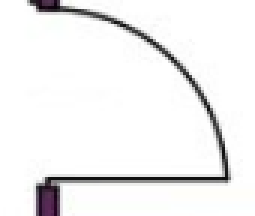
#> input picture backend/door_template.png, 85 x 72 px (shown 3 times larger)
$ python -i feature_extraction.py   (imports and definitions only)
#> lines starting #> are read from the running program, lines starting #| are printed output that depends on the picture; after the words box and inside, x2 and y2 are one past the last pixel; in counts of white or black regions, pixels touching at a corner belong together
import cv2
import numpy as np
from shapely.geometry import Polygon, MultiPolygon
from pathlib import Path

def extract_polygons_from_image(image_path: str, min_area: float = 150.0) -> list:
    """
    Extracts wall polygons from a blueprint image using OpenCV and Shapely.
    Returns a list of valid Shapely Polygon objects.
    """
#> called with image_path = 'door_template.png', min_area = 150
    print(f"[INFO] feature_extraction: Loading image: {image_path}")

    p = Path(image_path)
    output_dir = p.parent
    filename_stem = p.stem

    try:
        image = cv2.imread(image_path)
#> image is the input picture: shape (72, 85, 3); mean B, G, R 240.8, 240.5, 240.9
        if image is None:
            print(f"[ERROR] feature_extraction: Could not read image at path: {image_path}")
            return []

        h_img, w_img = image.shape[:2]
#> h_img = 72; w_img = 85
        gray = cv2.cvtColor(image, cv2.COLOR_BGR2GRAY)

        # --- START FIX ---
        # 1. Use Adaptive Thresholding instead of a fixed value.
        # This is MUCH more robust for blueprints.
        # It calculates the threshold for small regions of the image.
        thresh = cv2.adaptiveThreshold(
            gray,
            255, # Max value
            cv2.ADAPTIVE_THRESH_GAUSSIAN_C, # Method
            cv2.THRESH_BINARY_INV, # Invert (black lines become white)
            11, # Block size (must be odd)
            2  # A constant subtracted from the mean
        )
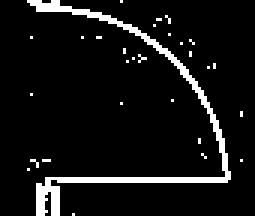
#> thresh: shape (72, 85) (shown 3 times larger); 7.4% white in thin lines or dots, all inside (x1, y1, x2, y2) = (9, 0, 81, 72)

        # 2. (REMOVED) Do NOT use MORPH_CLOSE.
        # It fills in your door and window gaps, which is the
        # main cause of the "solid box" problem.
        # We can use MORPH_OPEN to remove small noise *without* closing gaps.
        open_kernel_size = 3
        open_kernel = np.ones((open_kernel_size, open_kernel_size), np.uint8)
        cleaned_image = cv2.morphologyEx(thresh, cv2.MORPH_OPEN, open_kernel, iterations=1)
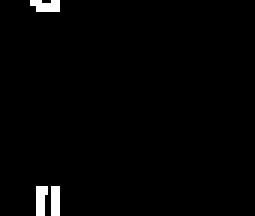
#> cleaned_image: shape (72, 85) (shown 3 times larger); 1.6% white; 3 white regions
        # --- END FIX ---

        # --- DEBUG SAVING ---
        debug_path_cleaned = str(output_dir / f"{filename_stem}_cleaned.png")
        try:
            cv2.imwrite(debug_path_cleaned, cleaned_image)
            print(f"[DEBUG] Saved cleaned image to: {debug_path_cleaned}")
        except Exception as write_e:
            print(f"[WARN] Could not write debug image: {write_e}")
        # --- END DEBUG SAVING ---

        # 3. Find Contours
        # --- FIX: Use RETR_CCOMP to get parent/child contours ---
        # This helps find the "inside" and "outside" of hollow walls.
        contours, hierarchy = cv2.findContours(
            cleaned_image, cv2.RETR_CCOMP, cv2.CHAIN_APPROX_SIMPLE
        )
#> contours = 3 contours, 1 with area under 20; largest, box (x1, y1, x2, y2) and area: (12, 62, 16, 72) 20, (10, 0, 20, 4) 20
        print(f"[INFO] feature_extraction: Found {len(contours)} initial contours.")
#| [INFO] feature_extraction: Found 3 initial contours.

        # --- NOTE: For RETR_CCOMP, you might need to process the 'hierarchy' ---
        # For now, we will still process all contours as polygons.
        # A more advanced solution would use the hierarchy to build
        # polygons with holes (e.g., for hollow walls).

        wall_polygons = [] # This will store Shapely Polygons
        for contour in contours:
            # 4. Filter small contours
            if cv2.contourArea(contour) < min_area:
                continue

            points = contour.reshape(-1, 2)

            if points.shape[0] < 3:
                continue

            try:
                polygon = Polygon([tuple(p) for p in points])

                if polygon.is_valid and not polygon.is_empty:
                    wall_polygons.append(polygon)
                elif not polygon.is_valid:
                    fixed_polygon = polygon.buffer(0)
                    if fixed_polygon.is_valid and not fixed_polygon.is_empty:
                        if isinstance(fixed_polygon, MultiPolygon):
                            wall_polygons.extend(list(fixed_polygon.geoms))
                        else:
                            wall_polygons.append(fixed_polygon)
                    else:
                        print(f"[WARN] Could not fix invalid polygon with area {polygon.area:.2f}")

            except Exception as e:
                print(f"Warning: Could not create/process polygon from contour points. Error: {e}")
#> this loop made 3 passes
#> contour on pass 1: [[17, 62], [17, 71], [19, 71], [19, 62]]
#> after the loop, wall_polygons = []

        print(f"[INFO] feature_extraction: Returning {len(wall_polygons)} valid Shapely wall polygons.")
#| [INFO] feature_extraction: Returning 0 valid Shapely wall polygons.

        # --- Fallback logic remains the same ---
        if not wall_polygons:
            print("[WARN] No valid wall polygons found. Creating a fallback bounding box.")
            inset = 10
            safe_inset = min(inset, h_img // 2 -1 , w_img // 2 - 1)
#> safe_inset = 10
            points = [ (safe_inset, safe_inset), (w_img - safe_inset, safe_inset), (w_img - safe_inset, h_img - safe_inset), (safe_inset, h_img - safe_inset) ]
#> points = [(10, 10), (75, 10), (75, 62), (10, 62)]
            fallback_poly = Polygon(points)
            if fallback_poly.is_valid:
                print("[INFO] Returning fallback bounding box.")
                return [fallback_poly]
            else:
                print("[ERROR] Could not create fallback bounding box.")
                return []

        return wall_polygons

    except Exception as e:
        print(f"[ERROR] feature_extraction: An unexpected error occurred: {e}")
        return []

# --- Your find_features function remains unchanged, but see Step 2 ---
def find_features(image_path: str, template_path: str, threshold: float = 0.8) -> list:
    # ... (rest of your find_features code)
    print(f"[INFO] find_features: Matching '{Path(template_path).name}'...")
    try:
        img_gray = cv2.imread(image_path, cv2.IMREAD_GRAYSCALE)

        # --- CLEANUP SUGGESTION (See Step 2) ---
        # This line is confusing. It's better to pass the correct path from main.py
        # template_full_path = str(Path(__file__).parent / Path(template_path).name)

        # --- This is simpler if main.py is fixed: ---
        template_full_path = template_path

        template = cv2.imread(template_full_path, cv2.IMREAD_GRAYSCALE)

        if img_gray is None: print(f"[ERROR] find_features: Could not read main image: {image_path}"); return []
        if template is None: print(f"[ERROR] find_features: Could not read template image: {template_full_path}"); return []

        w, h = template.shape[::-1]
        res = cv2.matchTemplate(img_gray, template, cv2.TM_CCOEFF_NORMED)
        loc = np.where(res >= threshold)

        feature_polygons = []
        for pt in zip(*loc[::-1]):
            top_left = pt
            bottom_right = (pt[0] + w, pt[1] + h)
            points = [ top_left, (bottom_right[0], top_left[1]), bottom_right, (top_left[0], bottom_right[1]) ]
            poly = Polygon([tuple(p) for p in points])
            if poly.is_valid and not poly.is_empty:
                feature_polygons.append(poly)

        print(f"[INFO] find_features: Found {len(feature_polygons)} matches for '{Path(template_path).name}'.")
        return feature_polygons

    except Exception as e:
        print(f"[ERROR] find_features: An error occurred during template matching: {e}")
        return []

>>> result = extract_polygons_from_image('door_template.png')

$ run again, on backend/window_template.png
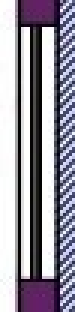
#> input picture backend/window_template.png, 25 x 104 px (shown 3 times larger)
#> in extract_polygons_from_image, image is the input picture: shape (104, 25, 3); mean B, G, R 162.1, 150.6, 154.4
#> in extract_polygons_from_image, `thresh = cv2.adaptiveThreshold( gray, 255,`:
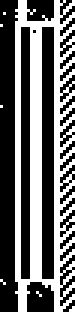
#> thresh: shape (104, 25) (shown 3 times larger); 41.5% white; 7 white regions (6 under 20 px), largest, box (x1, y1, x2, y2) and area: (5, 0, 25, 104) 1069
#> in extract_polygons_from_image, `cleaned_image = cv2.morphologyEx(thresh, cv2.MORPH_OPEN, open_kernel, ..`:
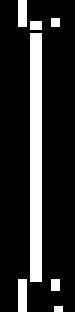
#> cleaned_image: shape (104, 25) (shown 3 times larger); 16.6% white; 7 white regions (4 under 20 px)
#> contours = 7 contours, 5 with area under 20; largest, box (x1, y1, x2, y2) and area: (10, 11, 14, 94) 246, (6, 93, 9, 104) 20
#| [INFO] feature_extraction: Found 7 initial contours.
#> the loop in extract_polygons_from_image, `for contour in contours:` made 7 passes
#> contour on passes 1, 2, 3, 5, 6, 7: [[18, 102], [18, 103], [20, 103], [20, 102]], [[17, 93], [17, 96], [19, 96], [19, 93]], [[6, 93], [6, 103], [8, 103], [8, 93]], [[10, 7], [10, 9], [13, 9], [13, 7]], [[17, 6], [17, 8], [19, 8], [19, 6]], [[6, 0], [6, 8], [8, 8], [8, 0]]
#> after the loop in extract_polygons_from_image, `for contour in contours:`: wall_polygons = 1 item
#| [INFO] feature_extraction: Returning 1 valid Shapely wall polygons.
